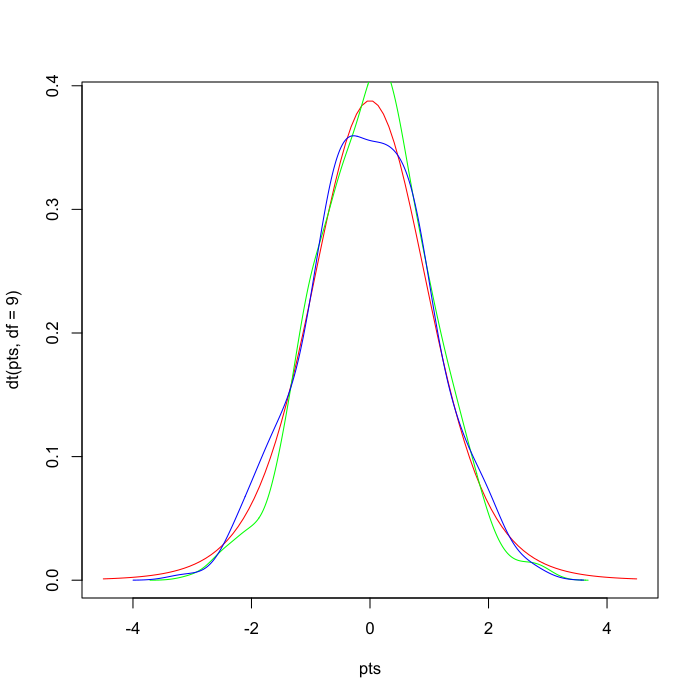

Recreate this plot in R.
#Author: Ian Adams; Date: October 31, 2024

x = rnorm(1000)
y = rnorm(300)

pts = seq(-4.5,4.5,length=100)
plot(pts,dt(pts,df=9),col='red',type='l')

lines(density(x), col='green')
lines(density(y), col='blue') 

ttest = t.test(x,y)
ttest

#	Welch Two Sample t-test

#data:  x and y
#t = 0.75717, df = 470.58, p-value = 0.4493
#alternative hypothesis: true difference in means is not equal to 0
#95 percent confidence interval:
# -0.08115979  0.18291313
#sample estimates:
#  mean of x   mean of y 
# 0.03796076 -0.01291591 
